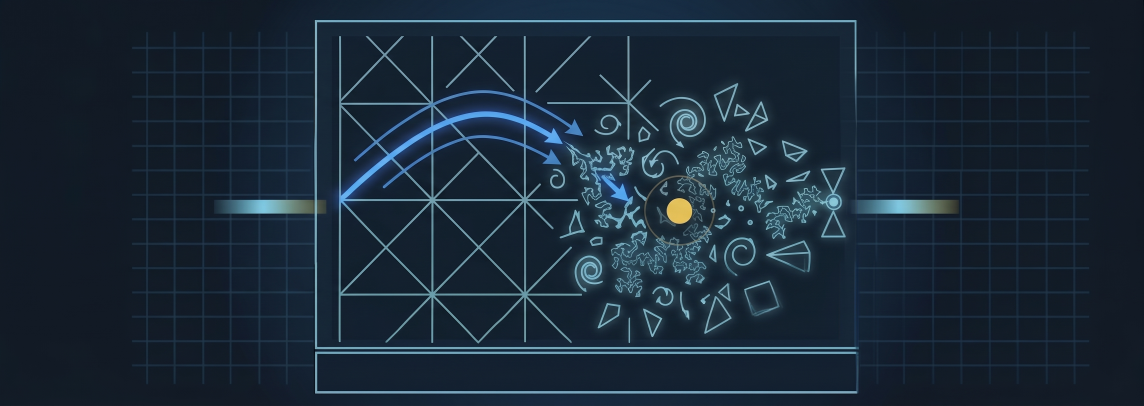
#> input picture Compress Images/Images/NavierStokes.jpg, 3430 x 1216 px (shown at 1/3 size)
$ python Main.py
#> lines starting #> are read from the running program, lines starting #| are printed output that depends on the picture
import os
from PIL import Image

def compress_image(relative_input_path, reduction_percentage=20, new_resolution=None):
    """
    Compresses an image by reducing its dimensions and optimizing its file size.

    :param relative_input_path: The path to the image relative to where this script is located.
    :param reduction_percentage: How much to reduce the image dimensions (0-99).
                                 e.g., 50 means it scales down by 50%.
    :param new_resolution: A tuple (width, height) to force a specific resolution.
                           If provided, this overrides reduction_percentage.
    """
#> called with relative_input_path = 'Images/NavierStokes.jpg', reduction_percentage = 20, new_resolution = (2000, 700)
    # 1. Resolve the absolute path based on the script's current directory
    input_path = os.path.abspath(relative_input_path)

    if not os.path.exists(input_path):
        print(f"Error: Could not find the file at '{input_path}'")
        print("Make sure the file name is correct and relative to the script.")
        return

    # 2. Setup Input and Output paths
    directory, filename = os.path.split(input_path)
    name, ext = os.path.splitext(filename)

    # Get the parent directory (one level up from the 'Images' folder)
    parent_dir = os.path.dirname(directory)

    # Define the new 'Compressed' folder path
    compressed_folder = os.path.join(parent_dir, "Compressed")

    # CRITICAL: Create the 'Compressed' folder if it doesn't already exist
    os.makedirs(compressed_folder, exist_ok=True)

    # Build the final output path safely
    output_path = os.path.join(compressed_folder, f"{name}_compressed{ext}")

    # 3. Get the original file size in Kilobytes (KB)
    original_size_kb = os.path.getsize(input_path) / 1024

    try:
        # 4. Open and process the image
        with Image.open(input_path) as img:

            # Determine new dimensions based on the provided parameters
#> img is the input picture: PIL image 3430x1216 RGB; mean R, G, B 26, 41.1, 55.5
            if new_resolution:
                new_width, new_height = new_resolution
                print(f"Applying custom resolution: {new_width}x{new_height}")
            else:
                # Calculate new dimensions based on the reduction percentage
                scale_factor = (100 - reduction_percentage) / 100.0
                new_width = int(img.width * scale_factor)
                new_height = int(img.height * scale_factor)
                print(f"Applying {reduction_percentage}% reduction: {new_width}x{new_height}")

            # Resize the image using a high-quality downsampling filter
            resized_img = img.resize((new_width, new_height), Image.Resampling.LANCZOS)
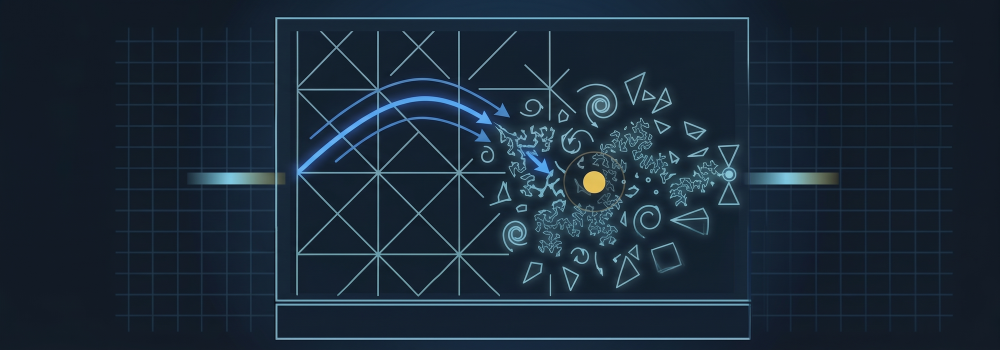
#> resized_img: PIL image 2000x700 RGB (shown at 1/2 size); mean R, G, B 26, 41.1, 55.5

            # Save the image.
            resized_img.save(output_path, optimize=True, quality=80)

        # 5. Get the new file size in KB
        compressed_size_kb = os.path.getsize(output_path) / 1024

        # 6. Print the comparison
        print("-" * 40)
        print("📸 COMPRESSION RESULTS")
        print("-" * 40)
        print(f"Original file : {filename}")
        print(f"Original size : {original_size_kb:.2f} KB")
        print(f"Reduced size  : {compressed_size_kb:.2f} KB")

        saved_kb = original_size_kb - compressed_size_kb
        if saved_kb > 0:
            print(f"Space saved   : {saved_kb:.2f} KB ({(saved_kb/original_size_kb)*100:.1f}%)")
        else:
            print("Space saved   : 0 KB (File is already highly optimized)")
        print(f"Output saved to: {output_path}")
        print("-" * 40)

        # 7. Open the final compressed image in the OS's default viewer
        with Image.open(output_path) as final_img:
            final_img.show()

    except Exception as e:
        print(f"An error occurred while processing the image: {e}")

# ==========================================
# How to use the script
# ==========================================
if __name__ == "__main__":
    image_file = "NavierStokes.jpg"

    # Use os.path.join to safely combine the folder and file name
    input_relative_path = os.path.join("Images", image_file)

    # OPCIÓN 1: Usar porcentaje de reducción (como estaba antes)
    # compress_image(input_relative_path, reduction_percentage=50)

    # OPCIÓN 2: Usar una resolución específica (Ancho, Alto)
    # Esto forzará la imagen a ser de 800x600 píxeles, ignorando el porcentaje
    compress_image(input_relative_path, new_resolution=(2000, 700))
